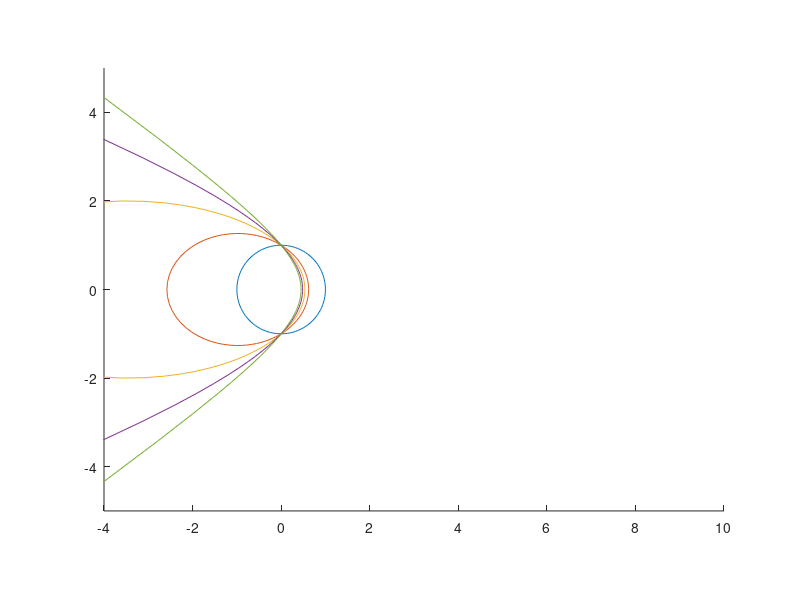

Write the MATLAB code that produced this figure.
% plot conic sections
%
%%%%%%%%%%%%%%%%%%%%%%%%%%%%%%%%%%%%%%%%%%%%%%%%%%%%%%%%

l=1;
mu=1;
k=-1; % choose both signs of k
k=1;

% derived quantities
alpha = l^2/(mu*abs(k));

% minimum energy
if k> 0
  Emin = -0.5*mu*k^2/l^2;
  rmin = l^2/(mu*k);
  fprintf('Emin = %g\n', Emin);
  Evalues = linspace(Emin,-Emin/2, 5);
else
  Evalues = linspace(0.3, 1, 5);
end

% effective potential
%r = linspace(rmin/10, 3*rmin, 100);
%V = -k./r +0.5*l^2./(mu*r.^2);
%figure(1)
%plot(r, V);
%clear r;

% energy values

for ii = 1:length(Evalues)
  E = Evalues(ii);

  % discrete theta values
  theta = linspace(-pi,pi,100);

  epsilon = sqrt(1+(2*E*l^2)/(mu*k^2));

  % conic section
  if k>0
    r = alpha./(1+epsilon*cos(theta));
  else
    r = alpha./(-1+epsilon*cos(theta));
  end
 
  % remove negative r values (correspond to |theta| too large)
  ind = find(r>0);
  r = r(ind);
  theta = theta(ind);

  % cartesian coords
  x = r.*cos(theta);
  y = r.*sin(theta);

  figure(2)
  hold on;
  plot(x,y)

end

axis equal
xlim([-4 10])
ylim([-5 5])

